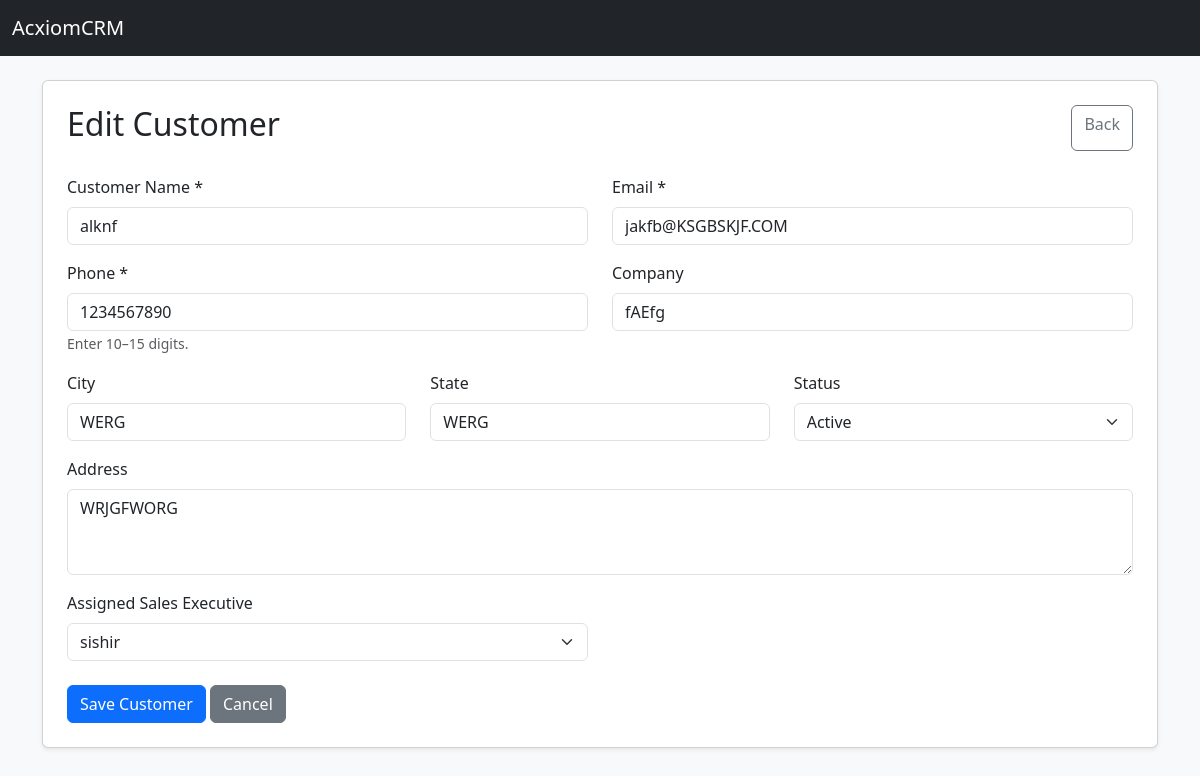
Screenshot of /customers/2/edit/ (signed in) with the database file from the repository.
### crm/models.py (models this page shows, shortened)
class Customer(models.Model):
    STATUS_CHOICES = [
        ('LEAD', 'Lead'),
        ('ACTIVE', 'Active'),
        ('INACTIVE', 'Inactive'),
    ]
    customer_code = models.CharField(
        max_length=20,
        unique=True
    )
    customer_name = models.CharField(
        max_length=100
    )
    email = models.EmailField(
        unique=True
    )
    phone = models.CharField(
        max_length=15,
        unique=True
    )
    company_name = models.CharField(
        max_length=150,
        blank=True
    )
    address = models.TextField(
        blank=True
    )
    city = models.CharField(
        max_length=100,
        blank=True
    )
    state = models.CharField(
        max_length=100,
        blank=True
    )
    status = models.CharField(
        max_length=20,
        choices=STATUS_CHOICES,
        default='ACTIVE'
    )
    assigned_to = models.ForeignKey(
        User,
        on_delete=models.SET_NULL,
        null=True,
        blank=True,
        related_name='customers'
    )
    created_by = models.ForeignKey(
        User,
        on_delete=models.SET_NULL,
        null=True,
        related_name='created_customers'
    )
    created_date = models.DateTimeField(
        auto_now_add=True
    )
    modified_date = models.DateTimeField(
        auto_now=True
    )

### crm/views.py (the view, shortened to what this page needs)
@login_required
def customer_edit(request, customer_id):
    customer = get_object_or_404(
        Customer,
        id=customer_id
    )
    role = getattr(
        getattr(request.user, 'profile', None),
        'role',
        'SALES'
    )
    if role == 'SALES' and customer.assigned_to != request.user:
        messages.error(
            request,
            'You are not authorized to edit this customer.'
        )
        return redirect('customer_list')
    return render(
        request,
        'customers/form.html',
        {
            'customer': customer,
            'users': User.objects.filter(is_active=True),
            'page_title': 'Edit Customer',
        }
    )

### templates/customers/form.html (shortened to what this page needs)
<!DOCTYPE html>
<html lang="en">
<head>
    <link
        href="https://cdn.jsdelivr.net/npm/bootstrap@5.3.3/dist/css/bootstrap.min.css"
        rel="stylesheet">
</head>
<body class="bg-light">
<nav class="navbar navbar-dark bg-dark">
    <div class="container-fluid">
        <a
            href="{% url 'dashboard' %}"
            class="navbar-brand">
            AcxiomCRM
        </a>
    </div>
</nav>
<div class="container py-4">
    <div class="card shadow-sm">
        <div class="card-body p-4">
            <div class="d-flex justify-content-between mb-4">
                <h2>{{ page_title }}</h2>
                <a
                    href="{% url 'customer_list' %}"
                    class="btn btn-outline-secondary">
                    Back
                </a>
            </div>
            <form method="POST">
                <div class="row">
                    <div class="col-md-6 mb-3">
                        <label class="form-label">
                            Customer Name *
                        </label>
                        <input
                            type="text"
                            name="customer_name"
                            class="form-control"
                            maxlength="100"
                            required
                            value="{{ customer.customer_name|default:'' }}">
                    </div>
                    <div class="col-md-6 mb-3">
                        <label class="form-label">
                            Email *
                        </label>
                        <input
                            type="email"
                            name="email"
                            class="form-control"
                            required
                            value="{{ customer.email|default:'' }}">
                    </div>
                    <div class="col-md-6 mb-3">
                        <label class="form-label">
                            Phone *
                        </label>
                        <input
                            type="tel"
                            name="phone"
                            class="form-control"
                            pattern="[0-9]{10,15}"
                            required
                            value="{{ customer.phone|default:'' }}">
                        <small class="text-muted">
                            Enter 10–15 digits.
                        </small>
                    </div>
                    <div class="col-md-6 mb-3">
                        <label class="form-label">
                            Company
                        </label>
                        <input
                            type="text"
                            name="company_name"
                            class="form-control"
                            value="{{ customer.company_name|default:'' }}">
                    </div>
                    <div class="col-md-4 mb-3">
                        <label class="form-label">
                            City
                        </label>
                        <input
                            type="text"
                            name="city"
                            class="form-control"
                            value="{{ customer.city|default:'' }}">
                    </div>
                    <div class="col-md-4 mb-3">
                        <label class="form-label">
                            State
                        </label>
                        <input
                            type="text"
                            name="state"
                            class="form-control"
                            value="{{ customer.state|default:'' }}">
                    </div>
                    <div class="col-md-4 mb-3">
                        <label class="form-label">
                            Status
                        </label>
                        <select
                            name="status"
                            class="form-select">
                            <option
                                value="ACTIVE"
                                {% if customer.status == 'ACTIVE' %}
                                selected
                                {% endif %}>
                                Active
                            </option>
                        </select>
                    </div>
                    <div class="col-12 mb-3">
                        <label class="form-label">
                            Address
                        </label>
                        <textarea
                            name="address"
                            class="form-control"
                            rows="3">{{ customer.address|default:'' }}</textarea>
                    </div>
                    <div class="col-md-6 mb-4">
                        <label class="form-label">
                            Assigned Sales Executive
                        </label>
                        <select
                            name="assigned_to"
                            class="form-select">
                            {% for user in users %}
                                <option
                                    value="{{ user.id }}"
                                    {% if customer.assigned_to_id == user.id %}
                                    selected
                                    {% endif %}>
                                    {{ user.username }}
                                </option>
                            {% endfor %}
                        </select>
                    </div>
                </div>
                <button
                    type="submit"
                    class="btn btn-primary">
                    Save Customer
                </button>
                <a
                    href="{% url 'customer_list' %}"
                    class="btn btn-secondary">
                    Cancel
                </a>
            </form>
        </div>
    </div>
</div>
</body>
</html>

### rows the page displays
Customer: customer_name "alknf", email "jakfb@KSGBSKJF.COM", phone "1234567890", company_name "fAEfg", city "WERG", state "WERG", status "Active", address "WRJGFWORG", assigned_to "sishir"

### other values shown
{{ page_title }} "Edit Customer"
